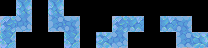

Below is a game level as drawn by its tile map, then a one-line description and the .tmx file that defines it, in full:
An orthogonal 13x3 tile map with 16x16 px tiles, 6 tile layers (regions, input_Floor, input_Floor, input_Floor, ...), 5 tilesets.

<map version="1.0" orientation="orthogonal" width="13" height="3" tilewidth="16" tileheight="16">
 <tileset firstgid="1" name="ground" tilewidth="16" tileheight="16">
  <image source="../assets/tileset-ground.png" width="48" height="16" />
 </tileset>
 <tileset firstgid="4" name="misc" tilewidth="16" tileheight="16">
  <image source="../assets/tileset-misc.png" width="64" height="16" />
  <tile id="3">
   <properties>
    <property name="goal" value="true" />
   </properties>
  </tile>
 </tileset>
 <tileset firstgid="8" name="pushblocks" tilewidth="16" tileheight="16">
  <image source="../assets/tileset-pushblocks.png" width="48" height="16" />
  <tile id="1">
   <properties>
    <property name="goal" value="true" />
    <property name="sprite" value="assets/frozen.sprite" />
   </properties>
  </tile>
 </tileset>
 <tileset firstgid="11" name="rocks" tilewidth="16" tileheight="16">
  <properties>
   <property name="collision" value="true" />
  </properties>
  <image source="../assets/tileset-rocks.png" width="256" height="48" />
 </tileset>
 <tileset firstgid="59" name="slippery" tilewidth="16" tileheight="16">
  <properties>
   <property name="slippery_block" value="true" />
   <property name="slippery_player" value="true" />
  </properties>
  <image source="../assets/tileset-slippery.png" width="256" height="48" />
 </tileset>
 <layer name="regions" width="13" height="3">
  <properties>
   <property name="DeleteTiles" value="1" />
  </properties>
  <data>
   <tile gid="0" />
   <tile gid="2" />
   <tile gid="0" />
   <tile gid="2" />
   <tile gid="0" />
   <tile gid="0" />
   <tile gid="0" />
   <tile gid="0" />
   <tile gid="0" />
   <tile gid="0" />
   <tile gid="0" />
   <tile gid="0" />
   <tile gid="0" />
   <tile gid="2" />
   <tile gid="2" />
   <tile gid="0" />
   <tile gid="2" />
   <tile gid="2" />
   <tile gid="0" />
   <tile gid="0" />
   <tile gid="2" />
   <tile gid="2" />
   <tile gid="0" />
   <tile gid="2" />
   <tile gid="2" />
   <tile gid="0" />
   <tile gid="2" />
   <tile gid="0" />
   <tile gid="0" />
   <tile gid="0" />
   <tile gid="2" />
   <tile gid="0" />
   <tile gid="2" />
   <tile gid="2" />
   <tile gid="0" />
   <tile gid="0" />
   <tile gid="0" />
   <tile gid="2" />
   <tile gid="2" />
  </data>
 </layer>
 <layer name="input_Floor" width="13" height="3">
  <properties>
   <property name="DeleteTiles" value="1" />
  </properties>
  <data>
   <tile gid="0" />
   <tile gid="66" />
   <tile gid="0" />
   <tile gid="66" />
   <tile gid="0" />
   <tile gid="0" />
   <tile gid="0" />
   <tile gid="0" />
   <tile gid="0" />
   <tile gid="0" />
   <tile gid="0" />
   <tile gid="0" />
   <tile gid="0" />
   <tile gid="0" />
   <tile gid="0" />
   <tile gid="0" />
   <tile gid="0" />
   <tile gid="0" />
   <tile gid="0" />
   <tile gid="0" />
   <tile gid="0" />
   <tile gid="65" />
   <tile gid="0" />
   <tile gid="65" />
   <tile gid="0" />
   <tile gid="0" />
   <tile gid="66" />
   <tile gid="0" />
   <tile gid="0" />
   <tile gid="0" />
   <tile gid="66" />
   <tile gid="0" />
   <tile gid="65" />
   <tile gid="0" />
   <tile gid="0" />
   <tile gid="0" />
   <tile gid="0" />
   <tile gid="0" />
   <tile gid="65" />
  </data>
 </layer>
 <layer name="input_Floor" width="13" height="3">
  <properties>
   <property name="DeleteTiles" value="1" />
  </properties>
  <data>
   <tile gid="0" />
   <tile gid="63" />
   <tile gid="0" />
   <tile gid="63" />
   <tile gid="0" />
   <tile gid="0" />
   <tile gid="0" />
   <tile gid="0" />
   <tile gid="0" />
   <tile gid="0" />
   <tile gid="0" />
   <tile gid="0" />
   <tile gid="0" />
   <tile gid="0" />
   <tile gid="0" />
   <tile gid="0" />
   <tile gid="0" />
   <tile gid="0" />
   <tile gid="0" />
   <tile gid="0" />
   <tile gid="0" />
   <tile gid="62" />
   <tile gid="0" />
   <tile gid="61" />
   <tile gid="0" />
   <tile gid="0" />
   <tile gid="64" />
   <tile gid="0" />
   <tile gid="0" />
   <tile gid="0" />
   <tile gid="64" />
   <tile gid="0" />
   <tile gid="61" />
   <tile gid="0" />
   <tile gid="0" />
   <tile gid="0" />
   <tile gid="0" />
   <tile gid="0" />
   <tile gid="62" />
  </data>
 </layer>
 <layer name="input_Floor" width="13" height="3">
  <properties>
   <property name="DeleteTiles" value="1" />
  </properties>
  <data>
   <tile gid="0" />
   <tile gid="63" />
   <tile gid="0" />
   <tile gid="63" />
   <tile gid="0" />
   <tile gid="0" />
   <tile gid="0" />
   <tile gid="0" />
   <tile gid="0" />
   <tile gid="0" />
   <tile gid="0" />
   <tile gid="0" />
   <tile gid="0" />
   <tile gid="0" />
   <tile gid="0" />
   <tile gid="0" />
   <tile gid="0" />
   <tile gid="0" />
   <tile gid="0" />
   <tile gid="0" />
   <tile gid="0" />
   <tile gid="62" />
   <tile gid="0" />
   <tile gid="61" />
   <tile gid="0" />
   <tile gid="0" />
   <tile gid="66" />
   <tile gid="0" />
   <tile gid="0" />
   <tile gid="0" />
   <tile gid="66" />
   <tile gid="0" />
   <tile gid="65" />
   <tile gid="0" />
   <tile gid="0" />
   <tile gid="0" />
   <tile gid="0" />
   <tile gid="0" />
   <tile gid="65" />
  </data>
 </layer>
 <layer name="input_Floor" width="13" height="3">
  <properties>
   <property name="DeleteTiles" value="1" />
  </properties>
  <data>
   <tile gid="0" />
   <tile gid="66" />
   <tile gid="0" />
   <tile gid="66" />
   <tile gid="0" />
   <tile gid="0" />
   <tile gid="0" />
   <tile gid="0" />
   <tile gid="0" />
   <tile gid="0" />
   <tile gid="0" />
   <tile gid="0" />
   <tile gid="0" />
   <tile gid="0" />
   <tile gid="0" />
   <tile gid="0" />
   <tile gid="0" />
   <tile gid="0" />
   <tile gid="0" />
   <tile gid="0" />
   <tile gid="0" />
   <tile gid="65" />
   <tile gid="0" />
   <tile gid="65" />
   <tile gid="0" />
   <tile gid="0" />
   <tile gid="64" />
   <tile gid="0" />
   <tile gid="0" />
   <tile gid="0" />
   <tile gid="64" />
   <tile gid="0" />
   <tile gid="61" />
   <tile gid="0" />
   <tile gid="0" />
   <tile gid="0" />
   <tile gid="0" />
   <tile gid="0" />
   <tile gid="62" />
  </data>
 </layer>
 <layer name="output_Floor" width="13" height="3">
  <properties>
   <property name="DeleteTiles" value="1" />
  </properties>
  <data>
   <tile gid="0" />
   <tile gid="0" />
   <tile gid="0" />
   <tile gid="0" />
   <tile gid="0" />
   <tile gid="0" />
   <tile gid="0" />
   <tile gid="0" />
   <tile gid="0" />
   <tile gid="0" />
   <tile gid="0" />
   <tile gid="0" />
   <tile gid="0" />
   <tile gid="85" />
   <tile gid="102" />
   <tile gid="0" />
   <tile gid="89" />
   <tile gid="86" />
   <tile gid="0" />
   <tile gid="0" />
   <tile gid="85" />
   <tile gid="0" />
   <tile gid="0" />
   <tile gid="0" />
   <tile gid="86" />
   <tile gid="0" />
   <tile gid="0" />
   <tile gid="0" />
   <tile gid="0" />
   <tile gid="0" />
   <tile gid="0" />
   <tile gid="0" />
   <tile gid="0" />
   <tile gid="102" />
   <tile gid="0" />
   <tile gid="0" />
   <tile gid="0" />
   <tile gid="89" />
   <tile gid="0" />
  </data>
 </layer>
</map>
